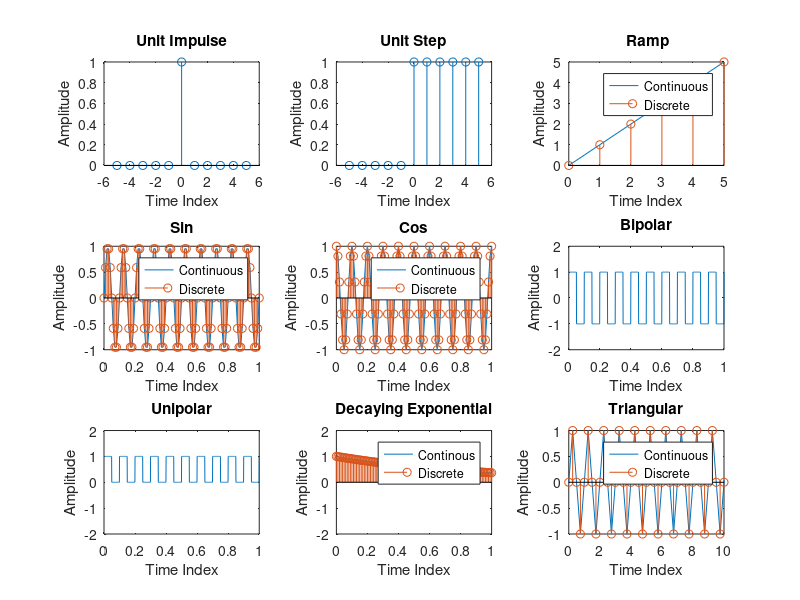

Here is the MATLAB script that generated this plot:
clc;
clear;
close all;

% Unit Impulse 
t1=-5:1:5;
y1=[zeros(1,5),ones(1,1),zeros(1,5)];
subplot(3,3,1);
stem(t1,y1);
xlabel('Time Index');
ylabel('Amplitude');
title('Unit Impulse');

% Unit Step
t2=-5:1:5;
y2=[zeros(1,5),ones(1,6)];
subplot(3,3,2);
stem(t2,y2,'DisplayName','Discrete');
xlabel('Time Index');
ylabel('Amplitude');
title('Unit Step');

%Unit Ramp
t3=0:1:5;
y3=t3;
subplot(3,3,3);
plot(t3,y3,'DisplayName','Continuous');
hold on;
stem(t3,y3,'DisplayName','Discrete');
hold off;
xlabel('Time Index');
ylabel('Amplitude');
title(' Ramp');
legend show;

% Sin
t4=0:0.01:1;
f1=10;
y4=sin(2*pi*f1*t4);
subplot(3,3,4);
plot(t4,y4,'DisplayName','Continuous');
hold on;
stem(t4,y4,'DisplayName','Discrete');
hold off;
xlabel('Time Index');
ylabel('Amplitude');
title('Sin');
legend show;

%Cos
t5=0:0.01:1;
f2=10;
y5=cos(2*pi*f2*t5);
subplot(3,3,5);
plot(t5,y5,'DisplayName','Continuous');
hold on;
stem(t5,y5,'DisplayName','Discrete');
hold off;
xlabel('Time Index');
ylabel('Amplitude');
title('Cos');
legend show;

%Bipolar
t6 = 0:0.001:1;
f3 = 10;
y6 = square(2*pi*f3*t6);
subplot(3,3,6);
plot(t6, y6, '-');
axis([0 1 -2 2]);
xlabel('Time Index');
ylabel('Amplitude');
title('Bipolar');


% Unipolar
t7 = 0:0.001:1;
f4 = 10;
y7 = sqrt(square(2*pi*f4*t7));
subplot(3,3,7);
plot(t7, y7, '-');
axis([0 1 -2 2]);
xlabel('Time Index');
ylabel('Amplitude');
title('Unipolar');

% Exponential Decay
t9=0:0.01:1;
y9=exp(-t9);
subplot(3,3,8);
plot(t9,y9, '-', 'DisplayName','Continous');
hold on;
stem(t9,y9,'DisplayName','Discrete');
hold off;
axis([0 1 -2 2]);
xlabel('Time Index');
ylabel('Amplitude');
title('Decaying Exponential');
legend show;

% Triangular
t8=0:0.25:50;
f8=5;
subplot(3,3,9);
plot(t8,sin(2*pi*f8*t8), 'DisplayName','Continuous');
hold on;
stem(t8,sin(2*pi*f8*t8),'DisplayName','Discrete');
hold off;
axis([0 10 -1 1]);
xlabel('Time Index');
ylabel('Amplitude');
title('Triangular');
legend show;